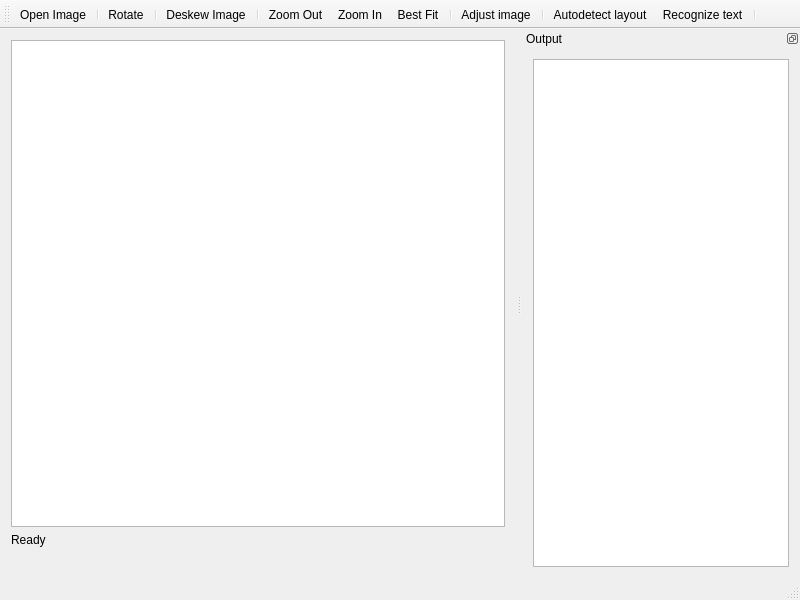
<?xml version="1.0" encoding="UTF-8"?>
<ui version="4.0">
 <class>MainWindow</class>
 <widget class="QMainWindow" name="MainWindow">
  <property name="geometry">
   <rect>
    <x>0</x>
    <y>0</y>
    <width>800</width>
    <height>600</height>
   </rect>
  </property>
  <property name="windowTitle">
   <string>QTextRecognizer</string>
  </property>
  <property name="windowIcon">
   <iconset resource="../res.qrc">
    <normaloff>:/breeze-icons-master/icons-dark/preferences/32/preferences-releasenotes.svg</normaloff>:/breeze-icons-master/icons-dark/preferences/32/preferences-releasenotes.svg</iconset>
  </property>
  <widget class="QWidget" name="centralWidget">
   <layout class="QGridLayout" name="gridLayout_2">
    <item row="2" column="0">
     <widget class="QLabel" name="label_2">
      <property name="sizePolicy">
       <sizepolicy hsizetype="Minimum" vsizetype="Preferred">
        <horstretch>0</horstretch>
        <verstretch>0</verstretch>
       </sizepolicy>
      </property>
      <property name="text">
       <string/>
      </property>
      <property name="alignment">
       <set>Qt::AlignRight|Qt::AlignTrailing|Qt::AlignVCenter</set>
      </property>
     </widget>
    </item>
    <item row="0" column="0">
     <widget class="MyGraphicsView" name="graphicsView">
      <property name="frameShape">
       <enum>QFrame::StyledPanel</enum>
      </property>
      <property name="lineWidth">
       <number>1</number>
      </property>
      <property name="renderHints">
       <set>QPainter::Antialiasing|QPainter::HighQualityAntialiasing|QPainter::SmoothPixmapTransform</set>
      </property>
      <property name="dragMode">
       <enum>QGraphicsView::RubberBandDrag</enum>
      </property>
      <property name="viewportUpdateMode">
       <enum>QGraphicsView::FullViewportUpdate</enum>
      </property>
     </widget>
    </item>
    <item row="1" column="0">
     <widget class="QLabel" name="label">
      <property name="sizePolicy">
       <sizepolicy hsizetype="Expanding" vsizetype="Preferred">
        <horstretch>0</horstretch>
        <verstretch>0</verstretch>
       </sizepolicy>
      </property>
      <property name="text">
       <string>Ready</string>
      </property>
     </widget>
    </item>
   </layout>
  </widget>
  <widget class="QMenuBar" name="menuBar">
   <property name="geometry">
    <rect>
     <x>0</x>
     <y>0</y>
     <width>800</width>
     <height>20</height>
    </rect>
   </property>
  </widget>
  <widget class="QToolBar" name="mainToolBar">
   <property name="allowedAreas">
    <set>Qt::LeftToolBarArea|Qt::TopToolBarArea</set>
   </property>
   <property name="toolButtonStyle">
    <enum>Qt::ToolButtonTextUnderIcon</enum>
   </property>
   <attribute name="toolBarArea">
    <enum>TopToolBarArea</enum>
   </attribute>
   <attribute name="toolBarBreak">
    <bool>false</bool>
   </attribute>
   <addaction name="actionOpenImage"/>
   <addaction name="separator"/>
   <addaction name="actionRotate"/>
   <addaction name="separator"/>
   <addaction name="actionPreprocess"/>
   <addaction name="separator"/>
   <addaction name="actionZoom_Out"/>
   <addaction name="actionZoom_In"/>
   <addaction name="actionBest_Fit"/>
   <addaction name="separator"/>
   <addaction name="actionAdjust_image"/>
   <addaction name="separator"/>
   <addaction name="actionAuto_detect_layout"/>
   <addaction name="actionRecognize_text"/>
   <addaction name="separator"/>
  </widget>
  <widget class="QStatusBar" name="statusBar"/>
  <widget class="QDockWidget" name="dockWidget_2">
   <property name="features">
    <set>QDockWidget::DockWidgetFloatable|QDockWidget::DockWidgetMovable</set>
   </property>
   <property name="windowTitle">
    <string>Output</string>
   </property>
   <attribute name="dockWidgetArea">
    <number>2</number>
   </attribute>
   <widget class="QWidget" name="dockWidgetContents_2">
    <layout class="QGridLayout" name="gridLayout">
     <item row="0" column="0">
      <widget class="QPlainTextEdit" name="plainTextEdit"/>
     </item>
    </layout>
   </widget>
  </widget>
  <action name="actionOpenImage">
   <property name="icon">
    <iconset resource="../res.qrc">
     <normaloff>:/breeze-icons-master/icons/actions/32/document-open.svg</normaloff>:/breeze-icons-master/icons/actions/32/document-open.svg</iconset>
   </property>
   <property name="text">
    <string>Open Image</string>
   </property>
   <property name="toolTip">
    <string>Open an image</string>
   </property>
   <property name="shortcut">
    <string>Ctrl+O</string>
   </property>
  </action>
  <action name="actionPreprocess">
   <property name="icon">
    <iconset resource="../res.qrc">
     <normaloff>:/breeze-icons-master/icons/actions/32/trim-margins.svg</normaloff>:/breeze-icons-master/icons/actions/32/trim-margins.svg</iconset>
   </property>
   <property name="text">
    <string>Deskew Image</string>
   </property>
   <property name="toolTip">
    <string>Preprocess the image for remove warp etc.</string>
   </property>
   <property name="menuRole">
    <enum>QAction::ApplicationSpecificRole</enum>
   </property>
   <property name="shortcutVisibleInContextMenu">
    <bool>true</bool>
   </property>
  </action>
  <action name="actionRotate_Left">
   <property name="icon">
    <iconset resource="../res.qrc">
     <normaloff>:/breeze-icons-master/icons/actions/32/edit-undo.svg</normaloff>:/breeze-icons-master/icons/actions/32/edit-undo.svg</iconset>
   </property>
   <property name="text">
    <string>Rotate Left</string>
   </property>
   <property name="toolTip">
    <string>Rotate image to left</string>
   </property>
  </action>
  <action name="actionRotate_Right">
   <property name="icon">
    <iconset resource="../res.qrc">
     <normaloff>:/breeze-icons-master/icons/actions/32/edit-redo.svg</normaloff>:/breeze-icons-master/icons/actions/32/edit-redo.svg</iconset>
   </property>
   <property name="text">
    <string>Rotate Right</string>
   </property>
   <property name="toolTip">
    <string>Rotate image to right</string>
   </property>
  </action>
  <action name="actionBest_Fit">
   <property name="icon">
    <iconset resource="../res.qrc">
     <normaloff>:/breeze-icons-master/icons/actions/32/zoom-fit-best.svg</normaloff>:/breeze-icons-master/icons/actions/32/zoom-fit-best.svg</iconset>
   </property>
   <property name="text">
    <string>Best Fit</string>
   </property>
   <property name="toolTip">
    <string>Fits image size to container</string>
   </property>
  </action>
  <action name="actionZoom_In">
   <property name="icon">
    <iconset resource="../res.qrc">
     <normaloff>:/breeze-icons-master/icons/actions/32/zoom-in.svg</normaloff>:/breeze-icons-master/icons/actions/32/zoom-in.svg</iconset>
   </property>
   <property name="text">
    <string>Zoom In</string>
   </property>
   <property name="toolTip">
    <string>Zoom in</string>
   </property>
  </action>
  <action name="actionZoom_Out">
   <property name="icon">
    <iconset resource="../res.qrc">
     <normaloff>:/breeze-icons-master/icons/actions/32/zoom-out.svg</normaloff>:/breeze-icons-master/icons/actions/32/zoom-out.svg</iconset>
   </property>
   <property name="text">
    <string>Zoom Out</string>
   </property>
   <property name="toolTip">
    <string>Zoom out</string>
   </property>
  </action>
  <action name="actionCopy_to_clipboard">
   <property name="icon">
    <iconset resource="../res.qrc">
     <normaloff>:/breeze-icons-master/icons/actions/32/document-new.svg</normaloff>:/breeze-icons-master/icons/actions/32/document-new.svg</iconset>
   </property>
   <property name="text">
    <string>Copy to clipboard</string>
   </property>
   <property name="toolTip">
    <string>Copy to clipboard</string>
   </property>
  </action>
  <action name="actionClear_text">
   <property name="icon">
    <iconset resource="../res.qrc">
     <normaloff>:/breeze-icons-master/icons/actions/32/document-close.svg</normaloff>:/breeze-icons-master/icons/actions/32/document-close.svg</iconset>
   </property>
   <property name="text">
    <string>Clear text</string>
   </property>
   <property name="toolTip">
    <string>Clear textbox</string>
   </property>
  </action>
  <action name="actionRecognize_text">
   <property name="checkable">
    <bool>true</bool>
   </property>
   <property name="icon">
    <iconset resource="../res.qrc">
     <normaloff>:/breeze-icons-master/icons/actions/32/document-edit-decrypt-verify.svg</normaloff>:/breeze-icons-master/icons/actions/32/document-edit-decrypt-verify.svg</iconset>
   </property>
   <property name="text">
    <string>Recognize text</string>
   </property>
   <property name="toolTip">
    <string>Recognize text in image</string>
   </property>
  </action>
  <action name="actionRotate">
   <property name="checkable">
    <bool>true</bool>
   </property>
   <property name="icon">
    <iconset resource="../res.qrc">
     <normaloff>:/breeze-icons-master/icons/actions/32/view-refresh.svg</normaloff>:/breeze-icons-master/icons/actions/32/view-refresh.svg</iconset>
   </property>
   <property name="text">
    <string>Rotate</string>
   </property>
   <property name="toolTip">
    <string>Rotate the image</string>
   </property>
  </action>
  <action name="actionSettings">
   <property name="checkable">
    <bool>true</bool>
   </property>
   <property name="icon">
    <iconset resource="../res.qrc">
     <normaloff>:/breeze-icons-master/icons/actions/32/configure.svg</normaloff>:/breeze-icons-master/icons/actions/32/configure.svg</iconset>
   </property>
   <property name="text">
    <string>Settings</string>
   </property>
   <property name="toolTip">
    <string>Open/close settings panel</string>
   </property>
  </action>
  <action name="actionAbout">
   <property name="icon">
    <iconset resource="../res.qrc">
     <normaloff>:/breeze-icons-master/icons/actions/32/help-whatsthis.svg</normaloff>:/breeze-icons-master/icons/actions/32/help-whatsthis.svg</iconset>
   </property>
   <property name="text">
    <string>About</string>
   </property>
   <property name="toolTip">
    <string>About &amp; Help</string>
   </property>
  </action>
  <action name="actionAdjust_image">
   <property name="checkable">
    <bool>true</bool>
   </property>
   <property name="icon">
    <iconset resource="../res.qrc">
     <normaloff>:/breeze-icons-master/icons/devices/22/drive-multipartition.svg</normaloff>:/breeze-icons-master/icons/devices/22/drive-multipartition.svg</iconset>
   </property>
   <property name="text">
    <string>Adjust image</string>
   </property>
   <property name="toolTip">
    <string>Adjust image brightness, color etc.</string>
   </property>
  </action>
  <action name="actionSave">
   <property name="icon">
    <iconset resource="../res.qrc">
     <normaloff>:/breeze-icons-master/icons/actions/32/document-save.svg</normaloff>:/breeze-icons-master/icons/actions/32/document-save.svg</iconset>
   </property>
   <property name="text">
    <string>Save</string>
   </property>
   <property name="toolTip">
    <string>Save the output</string>
   </property>
  </action>
  <action name="actionAuto_detect_layout">
   <property name="icon">
    <iconset resource="../res.qrc">
     <normaloff>:/breeze-icons-master/icons/actions/32/trim-to-selection.svg</normaloff>:/breeze-icons-master/icons/actions/32/trim-to-selection.svg</iconset>
   </property>
   <property name="text">
    <string>Autodetect layout</string>
   </property>
   <property name="toolTip">
    <string>Auto detect the text regions</string>
   </property>
  </action>
  <action name="actionAccept">
   <property name="icon">
    <iconset resource="../res.qrc">
     <normaloff>:/breeze-icons-master/icons/actions/32/dialog-ok-apply.svg</normaloff>:/breeze-icons-master/icons/actions/32/dialog-ok-apply.svg</iconset>
   </property>
   <property name="text">
    <string>Accept</string>
   </property>
   <property name="toolTip">
    <string>Accept the corners and crop</string>
   </property>
  </action>
  <action name="actionCancel">
   <property name="icon">
    <iconset resource="../res.qrc">
     <normaloff>:/breeze-icons-master/icons/actions/32/dialog-cancel.svg</normaloff>:/breeze-icons-master/icons/actions/32/dialog-cancel.svg</iconset>
   </property>
   <property name="text">
    <string>Cancel</string>
   </property>
   <property name="toolTip">
    <string>Cancel the corner detection process</string>
   </property>
  </action>
  <action name="actionClear_layout">
   <property name="icon">
    <iconset resource="../res.qrc">
     <normaloff>:/breeze-icons-master/icons/actions/32/edit-delete.svg</normaloff>:/breeze-icons-master/icons/actions/32/edit-delete.svg</iconset>
   </property>
   <property name="text">
    <string>Clear layout</string>
   </property>
   <property name="toolTip">
    <string>Clear the selected or auto detected layout</string>
   </property>
  </action>
 </widget>
 <layoutdefault spacing="6" margin="11"/>
 <customwidgets>
  <customwidget>
   <class>MyGraphicsView</class>
   <extends>QGraphicsView</extends>
   <header location="global">mygraphicsview.hpp</header>
  </customwidget>
 </customwidgets>
 <resources>
  <include location="../res.qrc"/>
 </resources>
 <connections/>
</ui>
